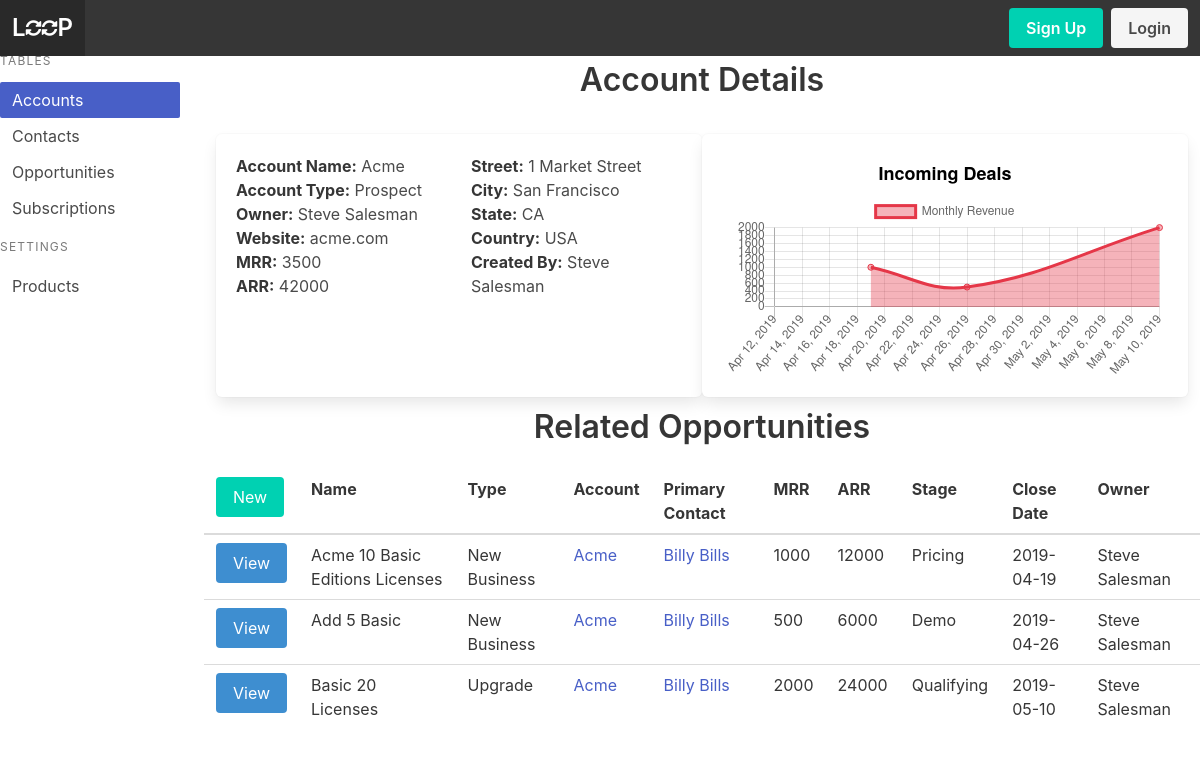
/account/1/r, run on an earlier commit of the app's database.
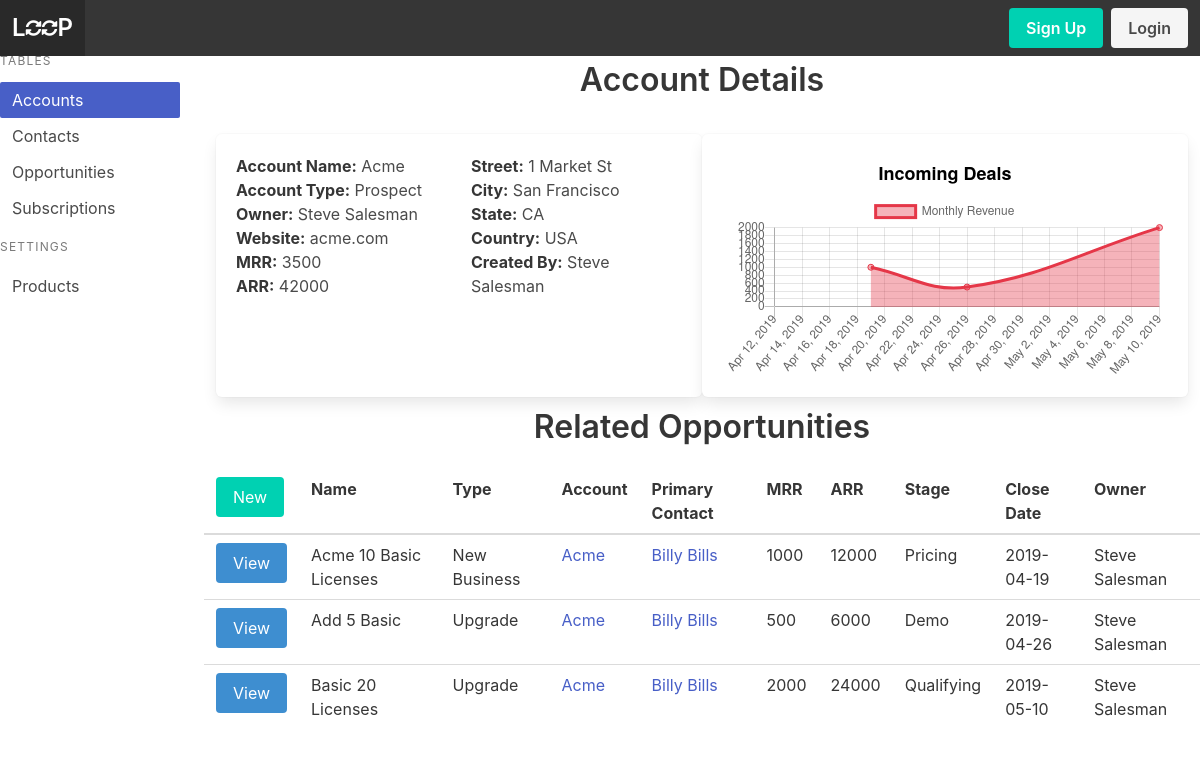
And on a later commit of the database.
### models.py (models this page shows, shortened)
class Account(Model):
    name = CharField()
    owner = ForeignKeyField(model=User, null=True, backref='owner')
    created_by = ForeignKeyField(model=User, null=True, backref='creator')
    account_type = CharField()
    street = CharField()
    city = CharField()
    state = CharField()
    country = CharField()
    website = CharField()
    mrr = DecimalField()
    arr = DecimalField()
    class Meta:
        database = DATABASE

class User(UserMixin, Model):
    username = CharField(unique=True)
    fullname = CharField()
    email = CharField(unique=True)
    password = CharField(max_length=100)
    joined_at = DateTimeField(default=datetime.datetime.now)
    is_admin = BooleanField(default=False)
    class Meta:
        database = DATABASE

class Opportunity(Model):
    account = ForeignKeyField(model=Account, null=True, backref='opportunity')
    name = CharField()
    owner = ForeignKeyField(model=User, null=True, backref='owner')
    opportunity_type = CharField()
    primary_contact = ForeignKeyField(model=Contact, null=True, backref='opportunity')
    mrr = DecimalField()
    arr = DecimalField()
    stage = CharField()
    close_date = DateField()
    created_by = ForeignKeyField(model=User, null=True, backref='creator')
    class Meta:
        database = DATABASE

class Contact(Model):
    account = ForeignKeyField(model=Account, null=True, backref='contact')
    owner = ForeignKeyField(model=User, null=True, backref='owner')
    created_by = ForeignKeyField(model=User, null=True, backref='creator')
    first_name = CharField()
    last_name = CharField()
    title = CharField()
    department = CharField()
    street = CharField()
    city = CharField()
    state = CharField()
    country = CharField()
    phone = CharField()
    email = CharField()
    class Meta:
        database = DATABASE

### app.py (the view)
@app.route('/account', methods=['GET'])
@app.route('/account/', methods=['GET'])
@app.route('/account/r', methods=['GET'])
@app.route('/account/<accountid>', methods=['GET'])
@app.route('/account/<accountid>/', methods=['GET'])
@app.route('/account/<accountid>/r', methods=['GET'])
def account(accountid=None):
    accounts = models.Account.select()
    title = 'Accounts'
    acct_w_opps = models.Account.select(models.Account.id, models.Account.name, fn.COUNT(models.Opportunity.id).alias('open_opps')).join(models.Opportunity, JOIN.LEFT_OUTER, on=((models.Account.id == models.Opportunity.account_id) & (models.Opportunity.stage != 'Closed Won') & (models.Opportunity.stage != 'Lost'))).group_by(models.Account.id, models.Account.name)
    if accountid != None:
        title = 'Account Details'
        account = models.Account.select().where(accountid == models.Account.id).get()
        opportunities = models.Opportunity.select().where(accountid == models.Opportunity.account_id)
        return render_template('account-detail.html', account=account, user=g.user._get_current_object(), opportunities=opportunities, title=title)
    print(acct_w_opps)
    return render_template('account.html', accounts=accounts, title=title, acct_w_opps=acct_w_opps)

### app.py (called while the page is built)
@app.before_request
def before_request():
    g.db = models.DATABASE
    g.db.connect()
    g.user = current_user

@app.after_request
def after_request(response):
    g.db.close()
    return response

### templates/account-detail.html (shortened to what this page needs)
{% extends 'index.html' %}
{% from 'macros.html' import render_opportunity %}
{% block content %}
<div class='tile is-parent'>
    <div class="tile is-child box">
        <div class="columns">
            <div class='column'>
                <p><strong>Account Name:</strong> {{account.name}}</p>
                <p><strong>Account Type:</strong> {{account.account_type}}</p>
                <p><strong>Owner:</strong> {{account.owner.fullname}}</p>
                <p><strong>Website:</strong> {{account.website}}</p>
                <p><strong>MRR:</strong> {{account.mrr}}</p>
                <p><strong>ARR:</strong> {{account.arr}}</p>
            </div>
            <div class='column'>
                <p><strong>Street:</strong> {{account.street}}</p>
                <p><strong>City:</strong> {{account.city}}</p>
                <p><strong>State:</strong> {{account.state}}</p>
                <p><strong>Country:</strong> {{account.country}}</p>
                <p><strong>Created By:</strong> {{account.created_by.fullname}}</p>
            </div>
        </div>
    </div>
    <div class="tile is-child box">
        <canvas id='graph-1'></canvas>
    </div>
</div>
<div class='level'>
    <p class='title level-item'>Related Opportunities</p>
</div>
<table class="table is-fullwidth is-hoverable">
        <thead>
            <tr>
                <td><a class='button is-primary' href="{{url_for('create_opportunity', accountid=account.id)}}">New</a></td>
                <th>Name</th>
                <th>Type</th>
                <th>Account</th>
                <th>Primary Contact</th>
                <th>MRR</th>
                <th>ARR</th>
                <th>Stage</th>
                <th>Close Date</th>
                <th>Owner</th>
            </tr>
        </thead>
        <tbody>
            {% for opportunity in opportunities %}
                {{ render_opportunity(opportunity) }}
            {% endfor %}
        </tbody>
</table>
<script>
    $(document).ready(function() {
        let graph1 = $('#graph-1');
        let graph1Chart = new Chart(graph1,{
            type: 'line',
            data: {
                labels : [{% for opportunity in opportunities %}
                            moment("{{opportunity.close_date}}").format("YYYY-MM-DD"),
                            {% endfor %}],
                datasets : [{
                    backgroundColor: '#e5374860',
                    borderColor: '#e53748',
                    hoverBorderColor: 'black',
                    label: 'Monthly Revenue',
                    yAxisID: 'mrr-left',
                    data : [
                        {% for opportunity in opportunities %}
                            "{{opportunity.mrr}}",
                        {% endfor %}
                        ]
                }]
            },
            options: {
                scales: {
                    yAxes: [{
                        id: 'mrr-left',
                        position: 'left',
                        ticks: {
                            beginAtZero: true,
                        }
                    }],
                    xAxes: [{
                        type: 'time',
                        time: {
                            displayFormats: {
                                'day': 'll'
                            },
                            min: moment().format('ll')
                        }
                    }]
                },
                title: {
                    display: true,
                    text: 'Incoming Deals',
                    fontSize: 18,
                    fontColor: 'black'
                }
            }
        });
        $('#account-menu').addClass('is-active');
    });
</script>
{% endblock %}

### templates/index.html (shortened to what this page needs)
<!DOCTYPE html>
<html lang="en">
<head>
    <link rel="stylesheet" href="https://cdnjs.cloudflare.com/ajax/libs/bulma/0.7.4/css/bulma.css">
    <link rel="stylesheet" href="https://use.fontawesome.com/releases/v5.8.1/css/all.css">
    <link rel="stylesheet" href="{{url_for('static', filename='style.css')}}">
</head>
<body class='has-navbar-fixed-top'>
    <header>
        <nav class="navbar is-fixed-top is-dark" role="navigation" aria-label="main navigation">
            <div class="navbar-brand">
                <a class="navbar-item has-text-weight-semibold" href="{{ url_for('index') }}"><span class='is-size-4'>L </span><i class="fas fa-sync-alt"></i><i class="fas fa-sync-alt"></i><span class='is-size-4'> P</span></a>
            </div>
            <div class="navbar-menu">
              <div class="navbar-end">
                <div class="navbar-item">
                  <div class="buttons">
                    {% if current_user.is_authenticated %}
                    <a class="button is-light has-text-weight-semibold" href="{{url_for('profile')}}" title="profile">Profile</a>
                    <a class="button is-light has-text-weight-semibold" href="{{ url_for('logout') }}" title="logout">Logout</a>
                    {% else %}
                    <a class="button is-primary has-text-weight-semibold" href="{{ url_for('signup') }}" title="register">Sign Up</a>
                    <a class="button is-light has-text-weight-semibold" href="{{ url_for('login') }}" title="login">Login</a>
                    {% endif %}
                  </div>
                </div>
              </div>
            </div>
          </nav>
    </header>
    <main class='columns'>
        <aside class="menu column is-2">
            <p class="menu-label">
                Tables
            </p>
            <ul class="menu-list">
                <li><a id='account-menu' href="{{url_for('account')}}">Accounts</a></li>
                <li><a id='contact-menu' href="{{url_for('contact')}}">Contacts</a></li>
                <li><a id='opp-menu' href="{{url_for('opportunity')}}">Opportunities</a></li>
                <li><a id='sub-menu' href="{{url_for('subscription')}}">Subscriptions</a></li>
            </ul>
            <p class="menu-label">
                Settings
            </p>
            <ul class="menu-list">
                <li><a id='product-menu' href="{{url_for('product')}}">Products</a></li>
            </ul>
        </aside>
        <section class='column'>
            <div class='level core-title'>
                <p id='core-title' class='title level-item'>{{title}}</p>
            </div>
            {% block content %}
            {% endblock %}
        </section>
    </main>
</body>
</html>

### templates/macros.html (shortened to what this page needs)
{% macro render_opportunity(opportunity) %}
    <tr>
        <td><a class='button is-info' href="{{url_for('opportunity', opportunityid=opportunity.id)}}">View</a></td>
        <td>{{opportunity.name}}</td>
        <td>{{opportunity.opportunity_type}}</td>
        <td>{% if opportunity.account %}<a href="{{url_for('account', accountid=opportunity.account.id)}}">{{opportunity.account.name}}</a>{% endif %}</td>
        <td>{% if opportunity.primary_contact %}<a href="{{url_for('contact',contactid=opportunity.primary_contact.id)}}">{{opportunity.primary_contact.first_name + ' ' + opportunity.primary_contact.last_name}}</a>{% endif %}</td>
        <td>{{opportunity.mrr}}</td>
        <td>{{opportunity.arr}}</td>
        <td>{{opportunity.stage}}</td>
        <td>{{opportunity.close_date}}</td>
        <td>{% if opportunity.owner %}{{opportunity.owner.fullname}}{% endif %}</td>
    </tr>
{% endmacro %}

### static/style.css (style rules this page uses)
.core-title { margin-top: 10px; }
canvas { height: 100%; }

What changed in the data, as far as the page shows it:
changed Account "Acme": street "1 Market Street" → "1 Market St"
changed Opportunity "New Business": name "Acme 10 Basic Editions Licenses" → "Acme 10 Basic Licenses"
changed Opportunity "Add 5 Basic": opportunity_type "New Business" → "Upgrade"
